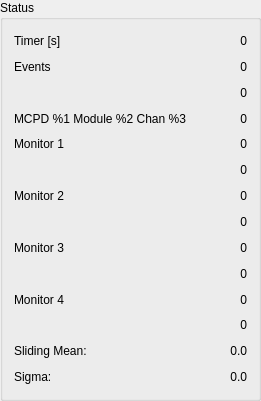
  <widget class="QGroupBox" name="groupBox">
   <property name="geometry">
    <rect>
     <x>980</x>
     <y>540</y>
     <width>261</width>
     <height>401</height>
    </rect>
   </property>
   <property name="title">
    <string>Status</string>
   </property>
   <layout class="QGridLayout" name="gridLayout_1">
    <item row="0" column="0">
     <widget class="QLabel" name="label_2">
      <property name="text">
       <string>Timer [s]</string>
      </property>
     </widget>
    </item>
    <item row="2" column="0">
     <widget class="QLabel" name="label_3">
      <property name="text">
       <string>Events</string>
      </property>
     </widget>
    </item>
    <item row="6" column="0">
     <widget class="QLabel" name="label_4">
      <property name="text">
       <string>Monitor 1</string>
      </property>
     </widget>
    </item>
    <item row="10" column="0">
     <widget class="QLabel" name="label_5">
      <property name="text">
       <string>Monitor 2</string>
      </property>
     </widget>
    </item>
    <item row="12" column="0">
     <widget class="QLabel" name="label_6">
      <property name="text">
       <string>Monitor 3</string>
      </property>
     </widget>
    </item>
    <item row="15" column="0">
     <widget class="QLabel" name="label_7">
      <property name="text">
       <string>Monitor 4</string>
      </property>
     </widget>
    </item>
    <item row="17" column="0">
     <widget class="QLabel" name="textLabel1_5">
      <property name="text">
       <string>Sliding Mean:</string>
      </property>
      <property name="wordWrap">
       <bool>false</bool>
      </property>
     </widget>
    </item>
    <item row="19" column="0">
     <widget class="QLabel" name="textLabel1_5_3">
      <property name="text">
       <string>Sigma:</string>
      </property>
      <property name="wordWrap">
       <bool>false</bool>
      </property>
     </widget>
    </item>
    <item row="19" column="2">
     <widget class="QLabel" name="sigmaText">
      <property name="text">
       <string>0.0</string>
      </property>
      <property name="alignment">
       <set>Qt::AlignRight|Qt::AlignTrailing|Qt::AlignVCenter</set>
      </property>
      <property name="wordWrap">
       <bool>false</bool>
      </property>
     </widget>
    </item>
    <item row="0" column="2">
     <widget class="QLabel" name="tSecsText">
      <property name="text">
       <string>0</string>
      </property>
      <property name="alignment">
       <set>Qt::AlignRight|Qt::AlignTrailing|Qt::AlignVCenter</set>
      </property>
      <property name="wordWrap">
       <bool>false</bool>
      </property>
     </widget>
    </item>
    <item row="4" column="2">
     <widget class="QLabel" name="eventRate">
      <property name="text">
       <string>0</string>
      </property>
      <property name="alignment">
       <set>Qt::AlignRight|Qt::AlignTrailing|Qt::AlignVCenter</set>
      </property>
      <property name="wordWrap">
       <bool>false</bool>
      </property>
     </widget>
    </item>
    <item row="2" column="1" colspan="2">
     <widget class="QLabel" name="totalCounts">
      <property name="text">
       <string>0</string>
      </property>
      <property name="alignment">
       <set>Qt::AlignRight|Qt::AlignTrailing|Qt::AlignVCenter</set>
      </property>
      <property name="wordWrap">
       <bool>false</bool>
      </property>
     </widget>
    </item>
    <item row="8" column="2">
     <widget class="QLabel" name="monRate1">
      <property name="text">
       <string>0</string>
      </property>
      <property name="alignment">
       <set>Qt::AlignRight|Qt::AlignTrailing|Qt::AlignVCenter</set>
      </property>
      <property name="wordWrap">
       <bool>false</bool>
      </property>
     </widget>
    </item>
    <item row="6" column="1" colspan="2">
     <widget class="QLabel" name="monitor1">
      <property name="text">
       <string>0</string>
      </property>
      <property name="alignment">
       <set>Qt::AlignRight|Qt::AlignTrailing|Qt::AlignVCenter</set>
      </property>
      <property name="wordWrap">
       <bool>false</bool>
      </property>
     </widget>
    </item>
    <item row="11" column="2">
     <widget class="QLabel" name="monRate2">
      <property name="text">
       <string>0</string>
      </property>
      <property name="alignment">
       <set>Qt::AlignRight|Qt::AlignTrailing|Qt::AlignVCenter</set>
      </property>
      <property name="wordWrap">
       <bool>false</bool>
      </property>
     </widget>
    </item>
    <item row="10" column="1" colspan="2">
     <widget class="QLabel" name="monitor2">
      <property name="text">
       <string>0</string>
      </property>
      <property name="alignment">
       <set>Qt::AlignRight|Qt::AlignTrailing|Qt::AlignVCenter</set>
      </property>
      <property name="wordWrap">
       <bool>false</bool>
      </property>
     </widget>
    </item>
    <item row="14" column="2">
     <widget class="QLabel" name="monRate3">
      <property name="text">
       <string>0</string>
      </property>
      <property name="alignment">
       <set>Qt::AlignRight|Qt::AlignTrailing|Qt::AlignVCenter</set>
      </property>
      <property name="wordWrap">
       <bool>false</bool>
      </property>
     </widget>
    </item>
    <item row="12" column="1" colspan="2">
     <widget class="QLabel" name="monitor3">
      <property name="text">
       <string>0</string>
      </property>
      <property name="alignment">
       <set>Qt::AlignRight|Qt::AlignTrailing|Qt::AlignVCenter</set>
      </property>
      <property name="wordWrap">
       <bool>false</bool>
      </property>
     </widget>
    </item>
    <item row="15" column="1" colspan="2">
     <widget class="QLabel" name="monitor4">
      <property name="text">
       <string>0</string>
      </property>
      <property name="alignment">
       <set>Qt::AlignRight|Qt::AlignTrailing|Qt::AlignVCenter</set>
      </property>
      <property name="wordWrap">
       <bool>false</bool>
      </property>
     </widget>
    </item>
    <item row="16" column="2">
     <widget class="QLabel" name="monRate4">
      <property name="text">
       <string>0</string>
      </property>
      <property name="alignment">
       <set>Qt::AlignRight|Qt::AlignTrailing|Qt::AlignVCenter</set>
      </property>
      <property name="wordWrap">
       <bool>false</bool>
      </property>
     </widget>
    </item>
    <item row="17" column="2">
     <widget class="QLabel" name="meanText">
      <property name="text">
       <string>0.0</string>
      </property>
      <property name="alignment">
       <set>Qt::AlignRight|Qt::AlignTrailing|Qt::AlignVCenter</set>
      </property>
      <property name="wordWrap">
       <bool>false</bool>
      </property>
     </widget>
    </item>
    <item row="5" column="0" colspan="2">
     <widget class="QLabel" name="labelEventSingle">
      <property name="text">
       <string>MCPD %1 Module %2 Chan %3</string>
      </property>
     </widget>
    </item>
    <item row="5" column="2">
     <widget class="QLabel" name="eventSingle">
      <property name="text">
       <string>0</string>
      </property>
      <property name="alignment">
       <set>Qt::AlignRight|Qt::AlignTrailing|Qt::AlignVCenter</set>
      </property>
     </widget>
    </item>
   </layout>
  </widget>
